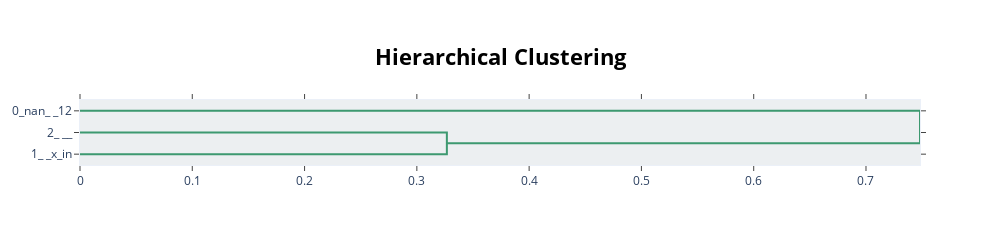

Here is the notebook cell this chart was saved with:
### Code cell
# 2. Topic hierarchy
print("\n2. Topic Hierarchy")
fig_hierarchy = topic_model.visualize_hierarchy(top_n_topics=50)
figures_dict["chinese_topic_hierarchy"] = fig_hierarchy
fig_hierarchy

### Figure 1 — Plotly figure (JSON) as saved in the notebook; plotly's stock layout.template omitted (floating-point values rounded to 4 significant figures)
{"data": [{"hoverinfo": "text", "marker": {"color": "rgb(61,153,112)"}, "mode": "lines", "type": "scatter", "x": [0.0, 0.3267, 0.3267, 0.0], "xaxis": "x", "y": [-15.0, -15.0, -25.0, -25.0], "yaxis": "y"}, {"hoverinfo": "text", "marker": {"color": "rgb(61,153,112)"}, "mode": "lines", "type": "scatter", "x": [0.0, 0.7481, 0.7481, 0.3267], "xaxis": "x", "y": [-5.0, -5.0, -20.0, -20.0], "yaxis": "y"}], "layout": {"autosize": false, "height": 245, "hoverlabel": {"bgcolor": "white", "font": {"family": "Rockwell", "size": 16}}, "hovermode": "closest", "plot_bgcolor": "#ECEFF1", "showlegend": false, "title": {"font": {"color": "Black", "size": 22}, "text": "<b>Hierarchical Clustering</b>", "x": 0.5, "xanchor": "center", "yanchor": "top"}, "width": 1000, "xaxis": {"mirror": "allticks", "rangemode": "tozero", "showgrid": false, "showline": true, "showticklabels": true, "ticks": "outside", "type": "linear", "zeroline": false}, "yaxis": {"mirror": "allticks", "range": [-30, 0], "rangemode": "tozero", "showgrid": false, "showline": true, "showticklabels": true, "tickmode": "array", "ticks": "outside", "ticktext": ["0_nan_ _12", "2_ __", "1_ _x_in"], "tickvals": [-5, -15, -25], "type": "linear", "zeroline": false}}}
